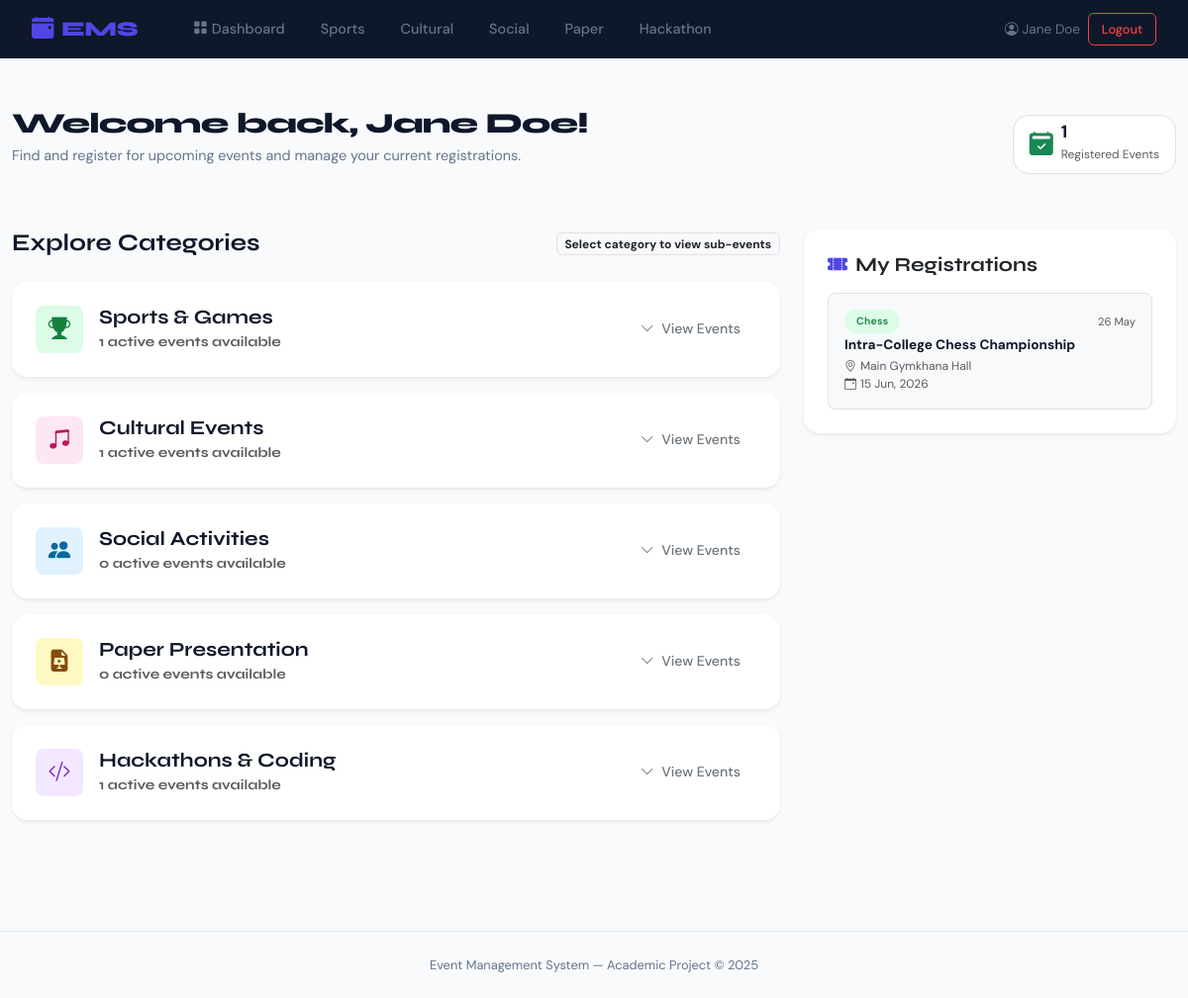
Page /student/dashboard (signed in) on the committed database.
### models.py (models this page shows, shortened)
class Registration(db.Model):
    __tablename__ = 'registrations'
    id              = db.Column(db.Integer, primary_key=True)
    student_name    = db.Column(db.String(100), nullable=False)
    roll_no         = db.Column(db.String(20),  nullable=False)
    email           = db.Column(db.String(120), nullable=False)
    phone           = db.Column(db.String(15),  nullable=True)
    department      = db.Column(db.String(50),  nullable=True)     # e.g. "Computer Science"
    year            = db.Column(db.String(10),  nullable=True)     # e.g. "2nd Year"
    team_name       = db.Column(db.String(100), nullable=True)     # used for hackathons / group events
    registered_at   = db.Column(db.DateTime,    default=datetime.now(timezone.utc))
    event_id = db.Column(db.Integer, db.ForeignKey('events.id'), nullable=False)

class Event(db.Model):
    __tablename__ = 'events'
    id          = db.Column(db.Integer, primary_key=True)
    name        = db.Column(db.String(100), nullable=False)        # e.g. "Carrom Championship"
    category    = db.Column(db.String(50),  nullable=False)        # sports / cultural / social / paper_presentation / hackathon
    sub_event   = db.Column(db.String(100), nullable=False)        # e.g. "Carrom", "Chess", "Dance"
    description = db.Column(db.Text,        nullable=True)         # short info about the event
    venue       = db.Column(db.String(150), nullable=True)         # where it's held
    event_date  = db.Column(db.Date,        nullable=True)         # date of the event
    max_seats   = db.Column(db.Integer,     default=50)            # optional seat limit
    created_at  = db.Column(db.DateTime,    default=datetime.now(timezone.utc))
    registrations = db.relationship('Registration', backref='event', lazy=True, cascade='all, delete-orphan')

### app.py (the view)
@app.route('/student/dashboard')
def student_dashboard():
    if 'student_id' not in session:
        return redirect(url_for('student_login'))
    student = Student.query.get(session['student_id'])
    events = Event.query.all()
    registrations = Registration.query.filter_by(roll_no=student.roll_number).all()
    registered_event_ids = {r.event_id for r in registrations}
    categories = {
        'sports': [],
        'cultural': [],
        'social': [],
        'paper_presentation': [],
        'hackathon': []
    }
    for e in events:
        if e.category in categories:
            reg_count = len(e.registrations)
            e.slots_left = max(0, e.max_seats - reg_count)
            categories[e.category].append(e)
    return render_template(
        'student/dashboard.html',
        student_name=session['student_name'],
        categories=categories,
        registered_event_ids=registered_event_ids,
        registrations=registrations
    )

### templates/student/dashboard.html (shortened to what this page needs)
{% extends "base.html" %}
{% block content %}
<div class="container py-5" style="max-width: 1200px;">
  <div class="row align-items-center mb-5">
    <div class="col-md-8">
      <h1 class="page-title">Welcome back, {{ student_name }}!</h1>
      <p class="page-subtitle">Find and register for upcoming events and manage your current registrations.</p>
    </div>
    <div class="col-md-4 text-md-end mt-3 mt-md-0">
      <div class="d-inline-flex align-items-center gap-2 px-3 py-2 bg-white rounded-4 border">
        <i class="bi bi-calendar2-check-fill text-success fs-4"></i>
        <div class="text-start">
          <div class="fw-bold" style="font-size: 1.1rem; line-height: 1;">{{ registrations|length }}</div>
          <small class="text-muted" style="font-size: 0.75rem;">Registered Events</small>
        </div>
      </div>
    </div>
  </div>
  <div class="row g-4">
    <div class="col-lg-8">
      <div class="d-flex align-items-center justify-content-between mb-4">
        <h2 class="h4 mb-0" style="font-family: var(--font-display); font-weight: 700;">Explore Categories</h2>
        <span class="badge bg-light text-dark border">Select category to view sub-events</span>
      </div>
      <div class="accordion d-flex flex-column gap-3" id="categoriesAccordion">
        {% for cat_key, cat_name, cat_icon, cat_badge_class in [
          ('sports', 'Sports & Games', 'bi-trophy-fill', 'badge-sports'),
          ('cultural', 'Cultural Events', 'bi-music-note-beamed', 'badge-cultural'),
          ('social', 'Social Activities', 'bi-people-fill', 'badge-social'),
          ('paper_presentation', 'Paper Presentation', 'bi-file-earmark-slides-fill', 'badge-paper_presentation'),
          ('hackathon', 'Hackathons & Coding', 'bi-code-slash', 'badge-hackathon')
        ] %}
        {% set cat_events = categories[cat_key] %}
        <div class="card border-0 shadow-sm rounded-4 overflow-hidden" style="transition: transform 0.2s;">
          <div class="card-header border-0 bg-white p-4" id="heading-{{ cat_key }}">
            <div class="d-flex align-items-center justify-content-between flex-wrap gap-3">
              <div class="d-flex align-items-center gap-3">
                <div class="d-flex align-items-center justify-content-center rounded-3 {{ cat_badge_class }}" style="width: 48px; height: 48px; font-size: 1.4rem;">
                  <i class="bi {{ cat_icon }}"></i>
                </div>
                <div>
                  <h3 class="h5 mb-0" style="font-family: var(--font-display); font-weight: 700;">{{ cat_name }}</h3>
                  <small class="text-muted">{{ cat_events|length }} active events available</small>
                </div>
              </div>
              <button class="btn btn-outline-secondary btn-sm border-0 rounded-pill px-3 fs-7" type="button"
                      data-bs-toggle="collapse" data-bs-target="#collapse-{{ cat_key }}"
                      aria-expanded="false" aria-controls="collapse-{{ cat_key }}"
                      style="font-family: var(--font-body); font-weight: 500;">
                <i class="bi bi-chevron-down me-1"></i> View Events
              </button>
            </div>
          </div>
        </div>
        {% endfor %}
      </div>
    </div>
    <div class="col-lg-4">
      <div class="card border-0 shadow-sm rounded-4 p-4 mb-4">
        <h2 class="h5 mb-3" style="font-family: var(--font-display); font-weight: 700;"><i class="bi bi-ticket-perforated-fill text-indigo me-2" style="color: var(--accent);"></i>My Registrations</h2>
        {% if registrations %}
          <div class="d-flex flex-column gap-3">
            {% for reg in registrations %}
              <div class="p-3 bg-light rounded-3 border">
                <div class="d-flex justify-content-between align-items-center mb-1">
                  {% set category = reg.event.category %}
                  {% set cat_badge = 'badge-sports' if category=='sports' else ('badge-cultural' if category=='cultural' else ('badge-social' if category=='social' else ('badge-paper_presentation' if category=='paper_presentation' else 'badge-hackathon'))) %}
                  <span class="category-badge {{ cat_badge }}" style="font-size: 0.65rem;">{{ reg.event.sub_event }}</span>
                  <small class="text-muted" style="font-size: 0.7rem;">{{ reg.registered_at.strftime('%d %b') }}</small>
                </div>
                <h3 class="fw-bold mb-1" style="font-size: 0.85rem; color: var(--text);">{{ reg.event.name }}</h3>
                <div class="text-muted small" style="font-size: 0.75rem;">
                  <div><i class="bi bi-geo-alt me-1"></i>{{ reg.event.venue }}</div>
                  <div><i class="bi bi-calendar-event me-1"></i>{{ reg.event.event_date.strftime('%d %b, %Y') if reg.event.event_date else 'TBD' }}</div>
                </div>
              </div>
            {% endfor %}
          </div>
        {% else %}
          <div class="text-center py-5">
            <i class="bi bi-card-list text-muted fs-1 mb-2"></i>
            <p class="text-muted mb-0 small">You haven't registered for any events yet.</p>
          </div>
        {% endif %}
      </div>
    </div>
  </div>
</div>
{% endblock %}

### static/css/style.css (style rules this page uses)
:root { --font-display: 'Syne', sans-serif; --font-body: 'DM Sans', sans-serif; --bg: #f8fafc; --nav-bg: #ffffff; --card-bg: #ffffff; --border: #e2e8f0; --text: #0f172a; --text-muted: #64748b; --accent: #4f46e5; --accent-soft: #eef2ff; --accent-hover: #4338ca; --admin-accent: #d97706; --admin-soft: #fef3c7; --admin-hover: #b45309; --success: #10b981; --danger: #ef4444; --warning: #f59e0b; --clr-bg: var(--bg); --clr-border: var(--border); --clr-text: var(--text); --clr-muted: var(--text-muted); --clr-accent: var(--accent); --clr-gold: var(--admin-accent); --clr-hero-bg: #f1f5f9; --clr-dark: #0f172a; }
*, *::before, *::after { box-sizing: border-box; margin: 0; padding: 0; }
body { font-family: var(--font-body); background-color: var(--bg); color: var(--text); min-height: 100vh; display: flex; flex-direction: column; -webkit-font-smoothing: antialiased; }
.card { border: 1px solid var(--border); border-radius: 16px; background: var(--card-bg); box-shadow: none; }
.card-header { background: transparent; border-bottom: 1px solid var(--border); font-family: var(--font-display); font-weight: 700; font-size: 1rem; color: var(--text); padding: 1rem 1.25rem; }
.badge-sports { background: #dcfce7; color: #15803d; }
.badge-cultural { background: #fce7f3; color: #be185d; }
.badge-social { background: #e0f2fe; color: #0369a1; }
.badge-paper_presentation { background: #fef9c3; color: #854d0e; }
.badge-hackathon { background: #f3e8ff; color: #7e22ce; }
.category-badge { display: inline-block; padding: 0.25rem 0.75rem; border-radius: 999px; font-size: 0.75rem; font-weight: 600; font-family: var(--font-body); letter-spacing: 0.03em; }
.page-title { font-family: var(--font-display); font-weight: 800; font-size: 1.8rem; color: var(--text); letter-spacing: -0.03em; margin-bottom: 0.25rem; }
.page-subtitle { font-family: var(--font-body); font-size: 0.9rem; color: var(--text-muted); }

### rows in the picture
Registration: event.sub_event "Chess", registered_at "26 May", event.name "Intra-College Chess Championship", event.venue "Main Gymkhana Hall", event.event_date "15 Jun, 2026"

### other values in the picture
{{ session['student_name'] }} "Jane Doe"
{{ student_name }} "Jane Doe"
{{ registrations|length }} "1"
{{ cat_name }} "Sports & Games" "Cultural Events" "Social Activities" "Paper Presentation" "Hackathons & Coding"
{{ cat_events|length }} "1" "1" "0" "0" "1"
{{ 2025 }} "2025"
